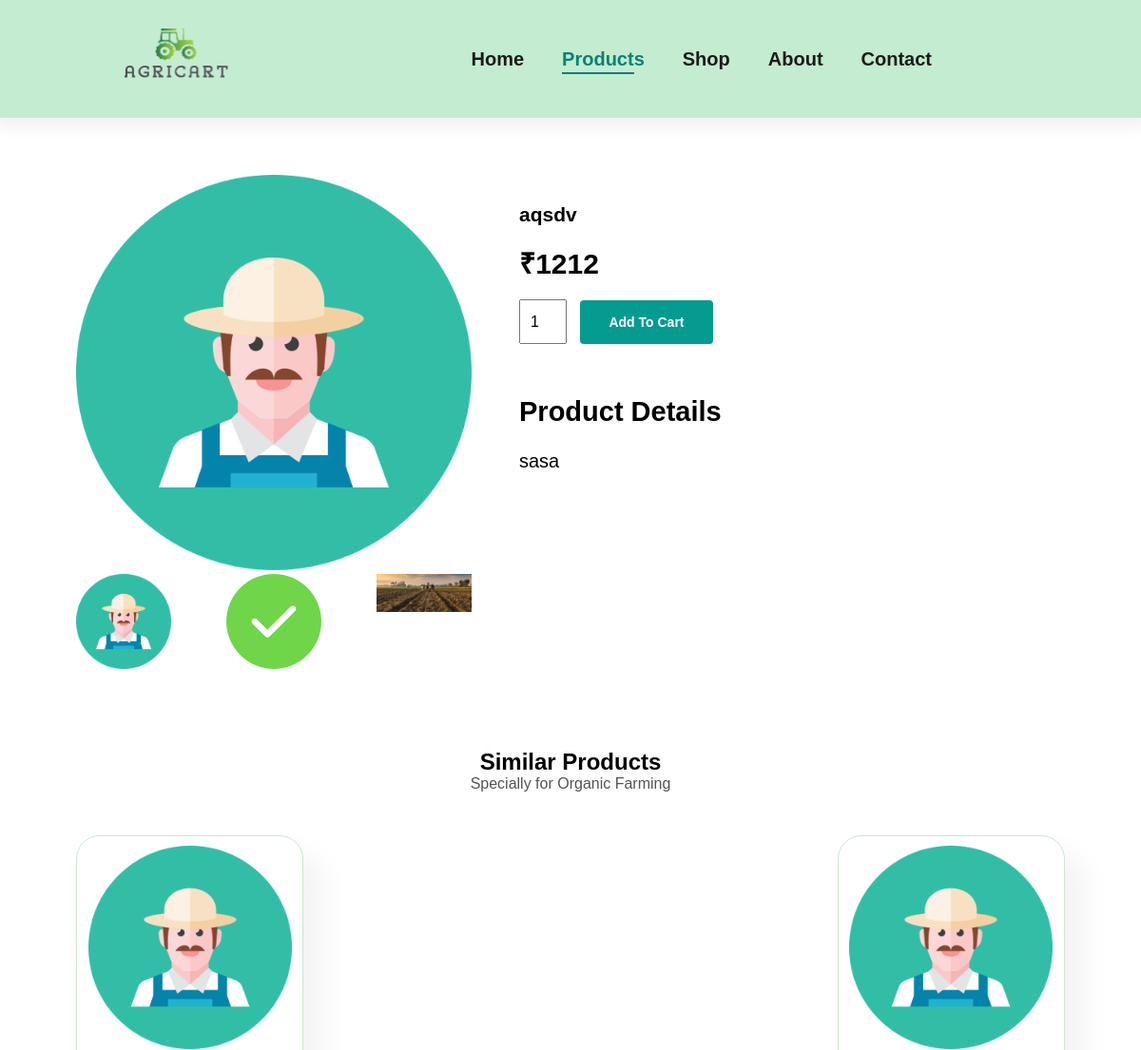
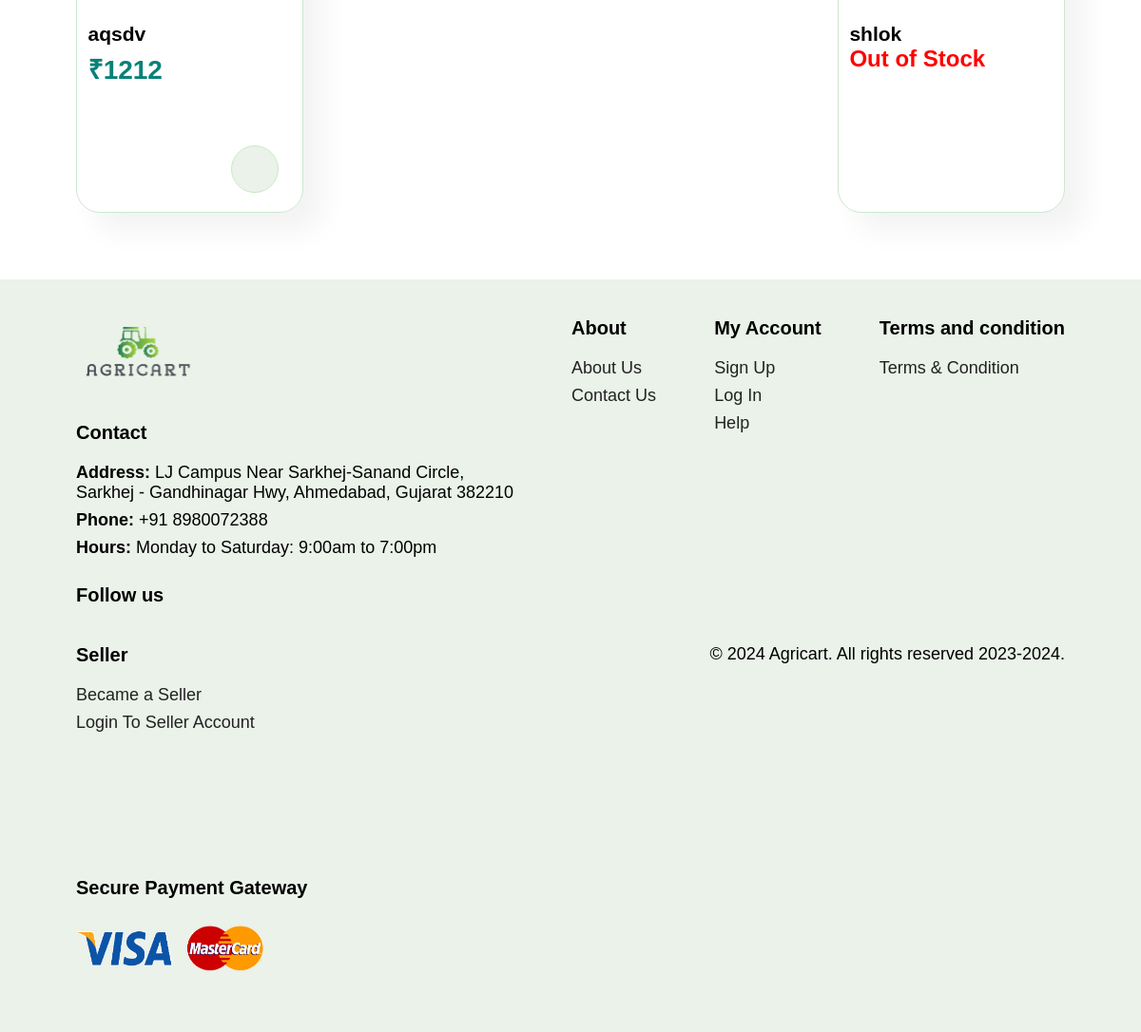
/buyer/product_detail.php?product_id=18, run on the app's committed database (2 pictures, top to bottom).
### tables this page shows
CREATE TABLE `product_details` (
  `product_id` int(10) NOT NULL,
  `seller_id` int(255) NOT NULL,
  `name` varchar(50) NOT NULL,
  `description` varchar(159) NOT NULL,
  `price` int(50) NOT NULL,
  `quantity` int(255) NOT NULL,
  `photo` varchar(50) NOT NULL,
  `photo2` varchar(255) NOT NULL,
  `photo3` varchar(255) NOT NULL
);

### buyer/product_detail.php (the view, shortened to what this page needs)
<?php
include("../database/connection.php");
if(isset($_GET['product_id'])) {
    $product_id = mysqli_real_escape_string($conn, $_GET['product_id']);
    $query = "SELECT * FROM product_details WHERE product_id = '$product_id'";
    $result = mysqli_query($conn, $query);
    if(mysqli_num_rows($result) > 0) {
        $row = mysqli_fetch_assoc($result);
        $name = $row['name'];
        $price = $row['price'];
        $quantity = $row['quantity'];
        $image1 = empty($row['photo']) ? '../images/xyz.png' : $row['photo'];
        $image2 = empty($row['photo']) ? '../images/xyz.png' : $row['photo2'];
        $image3 = empty($row['photo']) ? '../images/xyz.png' : $row['photo3'];
    }
}
?>
<!DOCTYPE html>
<html lang="en">
<head>
    <link rel="stylesheet" href="home.css">
</head>
<body>
<section id="header">
    <a onclick="reloadPage()"><img src="../images/homelogo.png" class="logo"></a>
    <div>
        <ul id="navbar">
            <li class="module"><a href="index.php">Home</a></li>
            <li class="module"><a class="active" href="product.php">Products</a></li>
            <li class="module"><a href="shop.php">Shop</a></li>
            <li class="module"><a href="about.php">About</a></li>
            <li class="module"><a href="contact.php">Contact</a></li>
        </ul>
    </div>
</section>
<section id="productdetails" class="section-p1">
    <?php if(isset($name)): ?>
    <div class="single-product-image">
        <img src="../images/<?php echo $image1; ?>" width="100%" id="MainImg" alt="Main Image">
        <div class="small-img-group">
            <div class="small-img-col">
                <img src="../images/<?php echo $image1; ?>" width="100%" class="small-img" alt="Small Image 1">
            </div>
            <div class="small-img-col">
                <img src="../images/<?php echo $image2; ?>" width="100%" class="small-img" alt="Small Image 2">
            </div>
            <div class="small-img-col">
                <img src="../images/<?php echo $image3; ?>" width="100%" class="small-img" alt="Small Image 3">
            </div>
        </div>
    </div>
    <div class="single-product-details">
        <h1><?php echo $name; ?></h1>
        <br>
        <?php if($quantity > 0): ?>
            <h2>₹<?php echo $price; ?></h2>
            <form method="post" action="">
                <br>
                <input type="number" name="quantity" value="1" min="1" max="<?php echo $quantity; ?>">
                <button type="submit" name="add_to_cart" class="normal">Add To Cart</button>
            </form>
        <?php else: ?>
            <h2 class="out-of-stock">Out of Stock</h2>
        <?php endif; ?>
        <h4>Product Details</h4>
        <span><?php echo $row['description']; ?></span>
    </div>
    <?php else: ?>
    <p>No product found.</p>
    <?php endif; ?>
</section>
</body>
<?php
include ("8_product.php");
include ("footer.php");
?>
</html>

### buyer/8_product.php (shortened to what this page needs)
<?php
include("../database/connection.php");
$query = "SELECT * FROM product_details ORDER BY RAND() LIMIT 8";
$result = mysqli_query($conn, $query);
?>
<!DOCTYPE html>
<html lang="en">
<head>
    <link rel="stylesheet" href="home.css">
</head>
<body>
    <section id="product1" class="section-p1">
        <h2>Similar Products</h2>
        <p>Specially for Organic Farming</p>
        <div class="pro-container">
        <?php
            while ($row = mysqli_fetch_assoc($result)) {
                $image = empty($row['photo']) ? '../images/xyz.png' : '../images/' . $row['photo'];
                $product_id = $row['product_id'];
                $name = $row['name'];
                $price = $row['price'];
            ?>
                <div class="pro">
                <a href="product_detail.php?product_id=<?php echo $product_id; ?>">
                    <img src="<?php echo $image; ?>" alt="">
                </a>
                <div class="des">
                    <span><h5><?php echo $name; ?></h5></span>
                    <?php
                        if ($row['quantity'] > 0) {
                            ?>
                            <h4>₹<?php echo $price; ?></h4>
                        <?php } else {
                            ?>
                            <h2 class="out-of-stock" style="color: red;">Out of Stock</h2>
                            <?php
                        }
                    ?>
                </div>
                <form method="post" class="cart_form" action="">
                    <?php if ($row['quantity'] > 0): ?>
                        <button class="cart" type="submit" name="add_to_cart_short_cut">
                        </button>
                    <?php endif; ?>
                </form>
            </div>
            <?php
            }
        ?>
        </div>
    </section>
</body>
</html>

### buyer/home.css (style rules this page uses)
* { font-family: 'spartan', sans-serif; margin: 0; padding: 0; box-sizing: border-box; }
img.logo { height: 5rem; width: 8.125rem; }
#header { display: flex; align-items: center; justify-content: space-between; padding: 1.25rem 7.5rem; background: #c4ecd0; box-shadow: 0 5px 15px 5px rgb(0,0,0,0.06); z-index: 999; position: sticky; top: 0; left: 0; }
#navbar { display: flex; align-items: center; justify-content: center; }
#navbar li { list-style: none; padding: 0 1.25rem; position: relative; }
#navbar li a { text-decoration: none; font-size: 1.25rem; font-weight: 600; color: #1a1a1a; transition: 0.3s ease; }
#navbar li.module a:hover, #navbar li.module a.active { color: #088178; }
#navbar li.module a.active::after, #navbar li.module a:hover::after { content: ""; width: 60%; height: 0.125rem; background: #088178; position: absolute; bottom: -0.25rem; left: 1.25rem; }
#product1 { text-align: center; }
#product1 .pro-container { display: flex; justify-content: space-between; padding-top: 0.9375rem; flex-wrap: wrap; text-align: center; margin: 0 auto; max-width: 1300px; }
#product1 h2 { font-size: 60; }
#product1 p { font-size: 20; color: #555353; }
#product1 a { font-size: 32px; color:#088178; }
#product1 .pro { width: 23%; height: 28.125rem; min-width: 12.5rem; padding: 0.625rem 0.725rem; border: 1px solid #cce7d0; border-radius: 1.5625rem; cursor: pointer; box-shadow: 20px 20px 30px rgba(0, 0, 0, 0.05); transition: 0.4s ease; position: relative; margin-top: 1.875rem; margin-bottom: 1.875rem; }
#product1 .pro img { width: 100%; border-radius: 1.25rem; }
#product1 .pro .des { text-align: start; padding: 0.625rem 0; }
#product1 .pro .des span { color: #606063; font-size: 1rem; }
#product1 .pro .des h5 { padding-top: 0.4375rem; color: black; font-size: 1.3125rem; }
#product1 .pro .des h4 { font-size: 1.75rem; font-weight: 700; padding-top: 0.3125rem; color: #088178; }
#product1 .pro .cart { width: 3.125rem; height: 3.125rem; line-height: 3.125rem; border-radius: 3.125rem; background-color: #eaf2e9; color: #088178; font-size: 35; padding-left: 0.375rem; padding-right: 0.5rem; padding-top: 0.4575rem; padding-bottom: 0.3125rem; border: 0.0625rem solid #c8ebc4; position: absolute; bottom: 1.25rem; right: 0.625rem; margin-right: 0.9375rem; }
button.normal { font-size: 14px; font-weight: 600; padding: 15px 30px; color: black; background-color: white; border-radius: 4px; cursor: pointer; border: none; outline: none; transition: 0.3s; }
.section-p1 { padding: 40px 80px; }
#productdetails { display: flex; margin-top: 20px; }
#productdetails .single-product-image { width: 40%; margin-right: 50px; }
.small-img-group { display: flex; justify-content: space-between; }
.small-img-col { flex-basis: 24%; cursor: pointer; }
#productdetails .single-product-details { width: 50%; padding-top: 30px; }
#productdetails .single-product-details h1 { font-size: 21px }
#productdetails .single-product-details h4 { padding: 40px 0 20px 0; font-size: 29px; }
#productdetails .single-product-details h2 { font-size: 30px }
#productdetails .single-product-details input { width: 50px; height: 47px; padding-left: 10px; font-size: 16px; margin-right: 10px; outline: none; }
#productdetails .single-product-details button { background: #049b91; color: white; }
#productdetails .single-product-details span { line-height: 30px; font-size: 20px }
input { width: 100%; padding: 10px; margin-bottom: 15px; box-sizing: border-box; }
button { background-color:#088178; color: #fff; padding: 10px 20px; border: none; border-radius: 5px; cursor: pointer; }

### buyer/product_detail.php (style rules this page uses)
.out-of-stock { color: red; }

### data on the page
product_details: photo (picture), photo2 (picture), photo3 (picture), name "aqsdv", price "1212", quantity "1", description "sasa"
product_details: photo (picture), name "shlok", quantity "Out of Stock"
